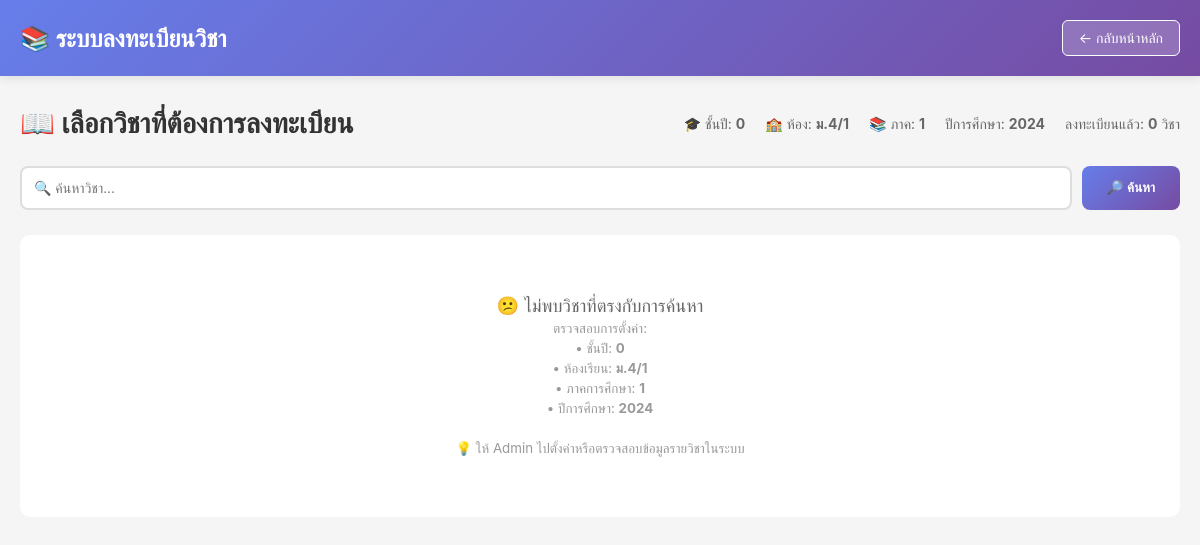
The page /courses.php (signed in) on the database its author committed.
### tables this page shows
CREATE TABLE users (
    id INT AUTO_INCREMENT PRIMARY KEY,
    student_id VARCHAR(50) UNIQUE NOT NULL,
    username VARCHAR(100) UNIQUE NOT NULL,
    password VARCHAR(255) NOT NULL,
    full_name VARCHAR(150) NOT NULL,
    class_room VARCHAR(50),
    class_number INT,
    email VARCHAR(100),
    role ENUM('student', 'admin') DEFAULT 'student',
    status ENUM('active', 'inactive') DEFAULT 'active',
    created_at TIMESTAMP DEFAULT CURRENT_TIMESTAMP,
    updated_at TIMESTAMP DEFAULT CURRENT_TIMESTAMP ON UPDATE CURRENT_TIMESTAMP,
    INDEX idx_student_id (student_id),
    INDEX idx_username (username),
    INDEX idx_role (role)
);

CREATE TABLE admin_config (
    id INT AUTO_INCREMENT PRIMARY KEY,
    config_key VARCHAR(100) UNIQUE NOT NULL,
    config_value VARCHAR(255),
    created_at TIMESTAMP DEFAULT CURRENT_TIMESTAMP,
    updated_at TIMESTAMP DEFAULT CURRENT_TIMESTAMP ON UPDATE CURRENT_TIMESTAMP,
    INDEX idx_config_key (config_key)
);

### courses.php (the view, shortened to what this page needs)
<?php
include 'config.php';
$search = isset($_GET['search']) ? trim($_GET['search']) : '';
$user_id = $_SESSION['user_id'];
$user_query = "SELECT class_room, class_number FROM users WHERE id = ?";
$user_stmt = $conn->prepare($user_query);
$user_stmt->bind_param("i", $user_id);
$user_stmt->execute();
$user_data = $user_stmt->get_result()->fetch_assoc();
$user_class = $user_data['class_room'];
$grade_level = (int)substr($user_class, 2, 1);
$config_query = "SELECT config_value FROM admin_config WHERE config_key = 'current_semester'";
$config_stmt = $conn->prepare($config_query);
$config_stmt->execute();
$config_result = $config_stmt->get_result()->fetch_assoc();
$current_semester = $config_result ? (int)$config_result['config_value'] : 1;
$year_query = "SELECT config_value FROM admin_config WHERE config_key = 'current_academic_year'";
$year_stmt = $conn->prepare($year_query);
$year_stmt->execute();
$year_result = $year_stmt->get_result()->fetch_assoc();
$current_year = $year_result ? (int)$year_result['config_value'] : 2024;
$query = "SELECT c.id, c.course_code, c.course_name, c.teacher_name, c.credits, c.schedule_day, c.schedule_time, c.max_seats, c.status, c.classroom, c.grade_level, c.semester, c.max_enrollments,
          COUNT(e.id) as enrolled_count
          FROM courses c
          LEFT JOIN enrollments e ON c.id = e.course_id AND e.enrollment_status = 'enrolled'
          WHERE (c.course_name LIKE ? OR c.course_code LIKE ?)
          AND c.grade_level = ?
          AND c.semester = ?
          AND c.classroom = ?
          AND c.academic_year = ?
          AND c.status = 'open'
          GROUP BY c.id
          ORDER BY c.course_code";
$search_param = "%$search%";
$stmt = $conn->prepare($query);
$stmt->bind_param("ssiisi", $search_param, $search_param, $grade_level, $current_semester, $user_class, $current_year);
$stmt->execute();
$courses = $stmt->get_result();
$enrolled_courses = [];
$semester_enroll_count = count($enrolled_courses);
?>
<!DOCTYPE html>
<html lang="th">
<head>
</head>
<body>
    <div class="navbar">
        <div class="navbar-container">
            <div style="font-size: 24px; font-weight: 700;">📚 <?php echo SITE_NAME; ?></div>
            <a href="index.php" class="btn-back">← กลับหน้าหลัก</a>
        </div>
    </div>
    <div class="container">
        <div class="page-header">
            <h2>📖 เลือกวิชาที่ต้องการลงทะเบียน</h2>
            <div style="color: #666; font-size: 14px; text-align: right; display: flex; gap: 20px; flex-wrap: wrap; justify-content: flex-end;">
                <div>🎓 ชั้นปี: <strong><?php echo $grade_level; ?></strong></div>
                <div>🏫 ห้อง: <strong><?php echo $user_class; ?></strong></div>
                <div>📚 ภาค: <strong><?php echo $current_semester; ?></strong></div>
                <div>ปีการศึกษา: <strong><?php echo $current_year; ?></strong></div>
                <div>ลงทะเบียนแล้ว: <strong id="current-enrollment"><?php echo $semester_enroll_count; ?></strong> วิชา</div>
            </div>
        </div>
        <div class="search-bar">
            <form method="GET" style="display: flex; gap: 10px; width: 100%;">
                <input type="text" name="search" placeholder="🔍 ค้นหาวิชา..." value="<?php echo htmlspecialchars($search); ?>">
                <button type="submit">🔎 ค้นหา</button>
            </form>
        </div>
        <div class="courses-grid">
            <?php
            if ($courses->num_rows > 0):
                while ($course = $courses->fetch_assoc()):
                    $available_seats = $course['max_seats'] - $course['enrolled_count'];
                    $is_enrolled = in_array($course['id'], $enrolled_courses);
                    $can_enroll = $available_seats > 0 && !$is_enrolled && $course['status'] === 'open' && $semester_enroll_count < $course['max_enrollments'];
                    $enrollment_limit_text = $course['max_enrollments'] === 999 ? 'ไม่จำกัด' : 'สูงสุด ' . $course['max_enrollments'] . ' วิชา';
            ?>
                    <div class="course-card">
                        <div class="course-header">
                            <div class="course-code"><?php echo $course['course_code']; ?></div>
                            <div class="course-name"><?php echo $course['course_name']; ?></div>
                        </div>
                        <div class="course-body">
                            <div class="course-info">
                                <strong>👨‍🏫 ครู:</strong> <?php echo $course['teacher_name']; ?>
                            </div>
                            <div class="course-info">
                                <strong>📅 วัน:</strong> <?php echo $course['schedule_day']; ?>
                            </div>
                            <div class="course-info">
                                <strong>⏰ เวลา:</strong> <?php echo $course['schedule_time']; ?>
                            </div>
                            <div class="course-info">
                                <strong>⭐ หน่วยกิต:</strong> <?php echo $course['credits']; ?>
                            </div>
                            <div class="course-info">
                                <strong>🏫 ห้องเรียน:</strong> <?php echo $course['classroom']; ?>
                            </div>
                            <div style="background: #f0f0f0; padding: 10px; border-radius: 6px; margin: 10px 0; font-size: 12px; border-left: 3px solid #667eea;">
                                <div>🎓 ชั้นปี: <strong><?php echo $course['grade_level']; ?></strong></div>
                                <div>📚 ภาค: <strong><?php echo $course['semester']; ?></strong></div>
                            </div>
                            <div class="seats-info">
                                <?php if ($available_seats > 0): ?>
                                    <span class="seats-available">✅ มี <?php echo $available_seats; ?> ที่เหลือ</span>
                                <?php else: ?>
                                    <span class="seats-full">❌ ไม่มีที่ว่าง</span>
                                <?php endif; ?>
                                <br><small>(ลงทะเบียนแล้ว <?php echo $course['enrolled_count']; ?>/<?php echo $course['max_seats']; ?>)</small>
                            </div>
                            <div style="background: #fff3cd; padding: 10px; border-radius: 6px; margin: 10px 0; border-left: 3px solid #ffc107; font-size: 13px;">
                                <strong>📋 Block Course:</strong> <?php echo $enrollment_limit_text; ?>
                                <?php if ($course['max_enrollments'] !== 999): ?>
                                    <br><small>(ลงทะเบียนแล้ว: <?php echo $semester_enroll_count; ?>/<?php echo $course['max_enrollments']; ?>)</small>
                                <?php endif; ?>
                            </div>
                            <div class="action-buttons">
                                <form method="POST" style="flex: 1;">
                                    <input type="hidden" name="course_id" value="<?php echo $course['id']; ?>">
                                    <?php if ($is_enrolled): ?>
                                        <button type="submit" name="action" value="unenroll" class="btn btn-unenroll">ยกเลิกการลงทะเบียน</button>
                                    <?php else: ?>
                                        <button type="submit" name="action" value="enroll" class="btn btn-enroll" <?php echo $can_enroll ? '' : 'disabled'; ?> title="<?php echo $can_enroll ? 'ลงทะเบียน' : ($semester_enroll_count >= $course['max_enrollments'] ? 'ลงทะเบียนครบแล้ว' : 'เต็มแล้ว'); ?>">
                                            <?php
                                            if ($semester_enroll_count >= $course['max_enrollments']) {
                                                echo 'ลงทะเบียนครบแล้ว';
                                            } elseif (!$can_enroll) {
                                                echo ($course['status'] === 'closed' ? 'ปิดลงทะเบียน' : 'เต็ม');
                                            } else {
                                                echo 'ลงทะเบียน';
                                            }
                                            ?>
                                        </button>
                                    <?php endif; ?>
                                </form>
                            </div>
                        </div>
                    </div>
            <?php
                endwhile;
            else:
            ?>
                <div class="no-courses" style="grid-column: 1 / -1;">
                    <p>😕 ไม่พบวิชาที่ตรงกับการค้นหา</p>
                    <small style="color: #999;">
                        ตรวจสอบการตั้งค่า:<br>
                        • ชั้นปี: <strong><?php echo $grade_level; ?></strong><br>
                        • ห้องเรียน: <strong><?php echo $user_class; ?></strong><br>
                        • ภาคการศึกษา: <strong><?php echo $current_semester; ?></strong><br>
                        • ปีการศึกษา: <strong><?php echo $current_year; ?></strong><br>
                        <br>
                        💡 ให้ Admin ไปตั้งค่าหรือตรวจสอบข้อมูลรายวิชาในระบบ
                    </small>
                </div>
            <?php endif; ?>
        </div>
    </div>
</body>
</html>

### courses.php (style rules this page uses)
* { margin: 0; padding: 0; box-sizing: border-box; }
body { font-family: -apple-system, BlinkMacSystemFont, 'Segoe UI', Roboto, sans-serif; background: #f5f5f5; }
.navbar { background: linear-gradient(135deg, #667eea 0%, #764ba2 100%); color: white; padding: 20px 0; box-shadow: 0 2px 10px rgba(0,0,0,0.1); }
.navbar-container { max-width: 1200px; margin: 0 auto; padding: 0 20px; display: flex; justify-content: space-between; align-items: center; }
.btn-back { padding: 8px 16px; background: rgba(255,255,255,0.2); color: white; border: 1px solid white; border-radius: 6px; cursor: pointer; text-decoration: none; font-size: 14px; transition: all 0.3s; }
.container { max-width: 1200px; margin: 30px auto; padding: 0 20px; }
.page-header { display: flex; justify-content: space-between; align-items: center; margin-bottom: 25px; flex-wrap: wrap; gap: 15px; }
.page-header h2 { font-size: 28px; color: #333; }
.search-bar { display: flex; gap: 10px; margin-bottom: 25px; flex-wrap: wrap; }
.search-bar input { flex: 1; min-width: 250px; padding: 12px; border: 2px solid #ddd; border-radius: 8px; font-size: 14px; }
.search-bar button { padding: 12px 25px; background: linear-gradient(135deg, #667eea 0%, #764ba2 100%); color: white; border: none; border-radius: 8px; cursor: pointer; font-weight: 600; transition: all 0.3s; }
.courses-grid { display: grid; grid-template-columns: repeat(auto-fill, minmax(350px, 1fr)); gap: 20px; margin-bottom: 40px; }
.no-courses { text-align: center; padding: 60px 20px; background: white; border-radius: 10px; }
.no-courses p { font-size: 18px; color: #666; }

### rows shown on the page
users: class_room "0", class_room "ม.4/1"
admin_config: config_value "1"
admin_config: config_value "2024"

### other values the page prints
SITE_NAME "ระบบลงทะเบียนวิชา"
$semester_enroll_count "0"
